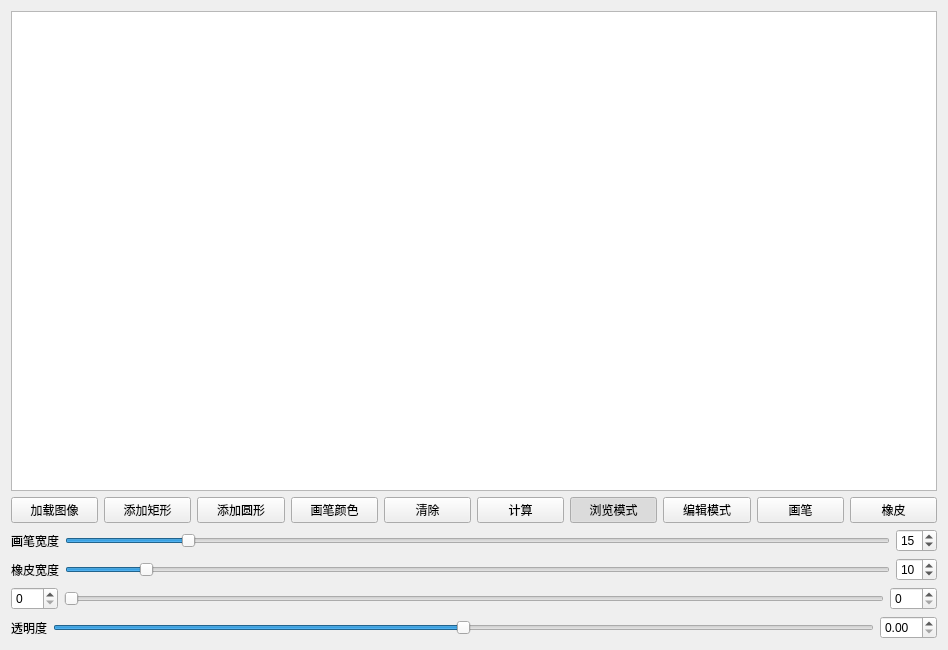
<?xml version="1.0" encoding="UTF-8"?>
<ui version="4.0">
 <class>IMCWidget</class>
 <widget class="QWidget" name="IMCWidget">
  <property name="geometry">
   <rect>
    <x>0</x>
    <y>0</y>
    <width>948</width>
    <height>650</height>
   </rect>
  </property>
  <property name="windowTitle">
   <string>Form</string>
  </property>
  <layout class="QGridLayout" name="gridLayout">
   <item row="0" column="0" colspan="3">
    <widget class="IMCViewer" name="graphicsView"/>
   </item>
   <item row="1" column="0" colspan="3">
    <layout class="QHBoxLayout" name="horizontalLayout_16">
     <item>
      <widget class="QPushButton" name="pushButton_load">
       <property name="text">
        <string>加载图像</string>
       </property>
      </widget>
     </item>
     <item>
      <widget class="QPushButton" name="pushButton_addBox">
       <property name="text">
        <string>添加矩形</string>
       </property>
      </widget>
     </item>
     <item>
      <widget class="QPushButton" name="pushButton_addCircle">
       <property name="text">
        <string>添加圆形</string>
       </property>
      </widget>
     </item>
     <item>
      <widget class="QPushButton" name="pushButton_color">
       <property name="styleSheet">
        <string notr="true"/>
       </property>
       <property name="text">
        <string>画笔颜色</string>
       </property>
      </widget>
     </item>
     <item>
      <widget class="QPushButton" name="pushButton_clear">
       <property name="text">
        <string>清除</string>
       </property>
      </widget>
     </item>
     <item>
      <widget class="QPushButton" name="pushButton_compute">
       <property name="text">
        <string>计算</string>
       </property>
      </widget>
     </item>
     <item>
      <widget class="QPushButton" name="pushButton_pan">
       <property name="text">
        <string>浏览模式</string>
       </property>
       <property name="checkable">
        <bool>true</bool>
       </property>
       <property name="checked">
        <bool>true</bool>
       </property>
       <property name="autoExclusive">
        <bool>true</bool>
       </property>
      </widget>
     </item>
     <item>
      <widget class="QPushButton" name="pushButton_edit">
       <property name="text">
        <string>编辑模式</string>
       </property>
       <property name="checkable">
        <bool>true</bool>
       </property>
       <property name="autoExclusive">
        <bool>true</bool>
       </property>
      </widget>
     </item>
     <item>
      <widget class="QPushButton" name="pushButton_pen">
       <property name="text">
        <string>画笔</string>
       </property>
       <property name="checkable">
        <bool>true</bool>
       </property>
       <property name="autoExclusive">
        <bool>true</bool>
       </property>
      </widget>
     </item>
     <item>
      <widget class="QPushButton" name="pushButton_eraser">
       <property name="text">
        <string>橡皮</string>
       </property>
       <property name="checkable">
        <bool>true</bool>
       </property>
       <property name="autoExclusive">
        <bool>true</bool>
       </property>
      </widget>
     </item>
    </layout>
   </item>
   <item row="2" column="0" colspan="3">
    <layout class="QHBoxLayout" name="horizontalLayout_17">
     <item>
      <widget class="QLabel" name="label_10">
       <property name="text">
        <string>画笔宽度</string>
       </property>
      </widget>
     </item>
     <item>
      <widget class="QSlider" name="horizontalSlider_brush">
       <property name="minimum">
        <number>1</number>
       </property>
       <property name="value">
        <number>15</number>
       </property>
       <property name="sliderPosition">
        <number>15</number>
       </property>
       <property name="orientation">
        <enum>Qt::Horizontal</enum>
       </property>
      </widget>
     </item>
     <item>
      <widget class="QSpinBox" name="spinBox_brush">
       <property name="minimum">
        <number>1</number>
       </property>
       <property name="value">
        <number>15</number>
       </property>
      </widget>
     </item>
    </layout>
   </item>
   <item row="3" column="0">
    <widget class="QLabel" name="label_11">
     <property name="text">
      <string>橡皮宽度</string>
     </property>
    </widget>
   </item>
   <item row="3" column="1">
    <widget class="QSlider" name="horizontalSlider_eraser">
     <property name="minimum">
      <number>1</number>
     </property>
     <property name="value">
      <number>10</number>
     </property>
     <property name="orientation">
      <enum>Qt::Horizontal</enum>
     </property>
     <property name="tickInterval">
      <number>0</number>
     </property>
    </widget>
   </item>
   <item row="3" column="2">
    <widget class="QSpinBox" name="spinBox_eraser">
     <property name="minimum">
      <number>1</number>
     </property>
     <property name="value">
      <number>10</number>
     </property>
    </widget>
   </item>
   <item row="4" column="0" colspan="3">
    <layout class="QHBoxLayout" name="horizontalLayout_19">
     <item>
      <widget class="QSpinBox" name="spinBox_lhs">
       <property name="minimum">
        <number>0</number>
       </property>
       <property name="maximum">
        <number>255</number>
       </property>
      </widget>
     </item>
     <item>
      <widget class="CRangeSlider" name="horizontalRangeSlider">
       <property name="minimum">
        <number>0</number>
       </property>
       <property name="maximum">
        <number>255</number>
       </property>
       <property name="orientation">
        <enum>Qt::Horizontal</enum>
       </property>
      </widget>
     </item>
     <item>
      <widget class="QSpinBox" name="spinBox_rhs">
       <property name="minimum">
        <number>0</number>
       </property>
       <property name="maximum">
        <number>255</number>
       </property>
      </widget>
     </item>
    </layout>
   </item>
   <item row="5" column="0" colspan="3">
    <layout class="QHBoxLayout" name="horizontalLayout">
     <item>
      <widget class="QLabel" name="label_12">
       <property name="text">
        <string>透明度</string>
       </property>
      </widget>
     </item>
     <item>
      <widget class="QSlider" name="horizontalOpySlider">
       <property name="maximum">
        <number>100</number>
       </property>
       <property name="value">
        <number>50</number>
       </property>
       <property name="orientation">
        <enum>Qt::Horizontal</enum>
       </property>
      </widget>
     </item>
     <item>
      <widget class="QDoubleSpinBox" name="doubleSpinBoxOpy"/>
     </item>
    </layout>
   </item>
  </layout>
 </widget>
 <customwidgets>
  <customwidget>
   <class>IMCViewer</class>
   <extends>QGraphicsView</extends>
   <header>IMCViewer.h</header>
  </customwidget>
  <customwidget>
   <class>CRangeSlider</class>
   <extends>QSlider</extends>
   <header>crangeslider.h</header>
  </customwidget>
 </customwidgets>
 <resources/>
 <connections/>
</ui>
